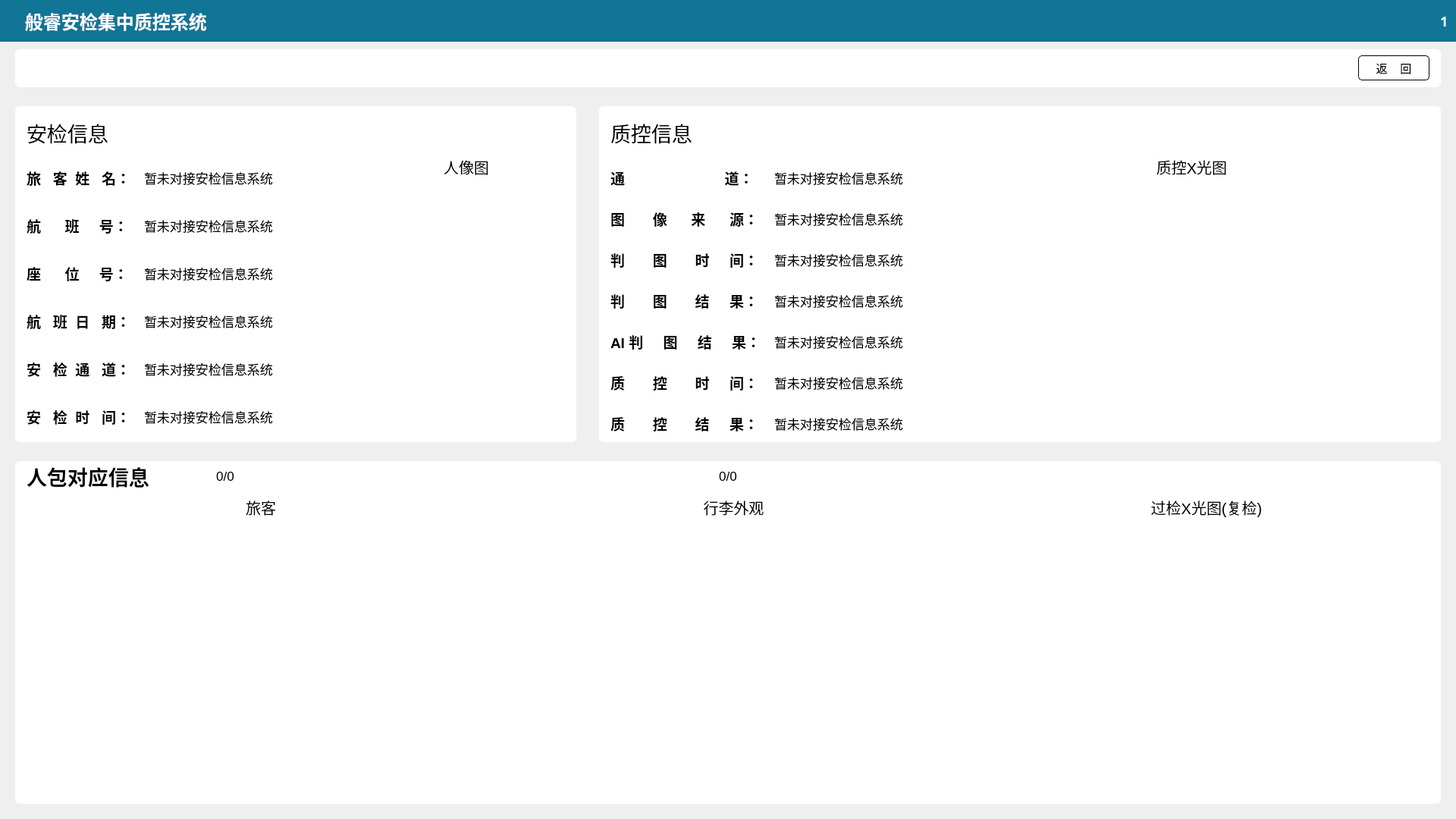
<?xml version="1.0" encoding="UTF-8"?>
<ui version="4.0">
 <class>PersonBaggageView</class>
 <widget class="QWidget" name="PersonBaggageView">
  <property name="geometry">
   <rect>
    <x>0</x>
    <y>0</y>
    <width>1920</width>
    <height>1080</height>
   </rect>
  </property>
  <property name="sizePolicy">
   <sizepolicy hsizetype="Maximum" vsizetype="Preferred">
    <horstretch>0</horstretch>
    <verstretch>0</verstretch>
   </sizepolicy>
  </property>
  <property name="windowTitle">
   <string>Form</string>
  </property>
  <property name="styleSheet">
   <string notr="true">QFrame#framePb,QFrame#frameBack,QFrame#frameCheck,QFrame#frameQuality
{
	background-color:white;
    border-radius: 6px;
}

QWidget#titleWidget
{
	background:rgb(17, 117, 149);
}

QLabel#titleLabel
{
	font-size:24px;
	font-family:&quot;Microsoft YaHei&quot;;
	color:white;
	font-weight:bold;
}

QLabel#userNameLabel
{
	font-size:18px;
	font-family:&quot;Microsoft YaHei&quot;;
	color:white;
	font-weight:bold;
}

QPushButton#backButton
{
	border: 1px solid black ;
	border-radius: 5px; 
}

QPushButton#prevPassBtn
{
	border:0px;
}

QPushButton#nextPassBtn
{
	border:0px;
}
QPushButton#prevBagBtn
{
	border:0px;
}
QPushButton#nextBagBtn
{
	border:0px;
}
QPushButton#videoBtn
{
	border:0px;
}
</string>
  </property>
  <layout class="QVBoxLayout" name="verticalLayout">
   <property name="leftMargin">
    <number>0</number>
   </property>
   <property name="topMargin">
    <number>0</number>
   </property>
   <property name="rightMargin">
    <number>0</number>
   </property>
   <property name="bottomMargin">
    <number>0</number>
   </property>
   <item>
    <layout class="QVBoxLayout" name="verticalLayout_2" stretch="0,0,1,1">
     <property name="spacing">
      <number>10</number>
     </property>
     <property name="leftMargin">
      <number>0</number>
     </property>
     <property name="bottomMargin">
      <number>0</number>
     </property>
     <item>
      <widget class="QWidget" name="titleWidget" native="true">
       <property name="sizePolicy">
        <sizepolicy hsizetype="Preferred" vsizetype="Fixed">
         <horstretch>0</horstretch>
         <verstretch>0</verstretch>
        </sizepolicy>
       </property>
       <property name="minimumSize">
        <size>
         <width>0</width>
         <height>55</height>
        </size>
       </property>
       <layout class="QHBoxLayout" name="horizontalLayout_2">
        <property name="leftMargin">
         <number>0</number>
        </property>
        <property name="topMargin">
         <number>0</number>
        </property>
        <property name="rightMargin">
         <number>10</number>
        </property>
        <property name="bottomMargin">
         <number>0</number>
        </property>
        <item>
         <widget class="QLabel" name="logoLabel">
          <property name="text">
           <string/>
          </property>
          <property name="pixmap">
           <pixmap resource="rc.qrc">:/Images/logo_small.png</pixmap>
          </property>
          <property name="scaledContents">
           <bool>false</bool>
          </property>
         </widget>
        </item>
        <item>
         <widget class="QLabel" name="titleLabel">
          <property name="text">
           <string>   般睿安检集中质控系统</string>
          </property>
         </widget>
        </item>
        <item>
         <spacer name="horizontalSpacer_back">
          <property name="orientation">
           <enum>Qt::Orientation::Horizontal</enum>
          </property>
          <property name="sizeHint" stdset="0">
           <size>
            <width>40</width>
            <height>20</height>
           </size>
          </property>
         </spacer>
        </item>
        <item>
         <widget class="QLabel" name="userLogoLable">
          <property name="text">
           <string/>
          </property>
          <property name="pixmap">
           <pixmap resource="rc.qrc">:/Images/user_icon.png</pixmap>
          </property>
         </widget>
        </item>
        <item>
         <widget class="QLabel" name="userNameLabel">
          <property name="font">
           <font>
            <family>Microsoft YaHei</family>
            <pointsize>-1</pointsize>
            <bold>true</bold>
           </font>
          </property>
          <property name="text">
           <string>1</string>
          </property>
         </widget>
        </item>
       </layout>
      </widget>
     </item>
     <item>
      <layout class="QHBoxLayout" name="horizontalLayout_back">
       <property name="leftMargin">
        <number>20</number>
       </property>
       <property name="rightMargin">
        <number>20</number>
       </property>
       <property name="bottomMargin">
        <number>0</number>
       </property>
       <item>
        <widget class="QFrame" name="frameBack">
         <property name="minimumSize">
          <size>
           <width>0</width>
           <height>50</height>
          </size>
         </property>
         <property name="frameShape">
          <enum>QFrame::Shape::StyledPanel</enum>
         </property>
         <property name="frameShadow">
          <enum>QFrame::Shadow::Raised</enum>
         </property>
         <layout class="QHBoxLayout" name="horizontalLayout_5">
          <property name="leftMargin">
           <number>20</number>
          </property>
          <property name="topMargin">
           <number>0</number>
          </property>
          <property name="rightMargin">
           <number>15</number>
          </property>
          <property name="bottomMargin">
           <number>0</number>
          </property>
          <item>
           <spacer name="horizontalSpacer">
            <property name="orientation">
             <enum>Qt::Orientation::Horizontal</enum>
            </property>
            <property name="sizeHint" stdset="0">
             <size>
              <width>1740</width>
              <height>20</height>
             </size>
            </property>
           </spacer>
          </item>
          <item>
           <widget class="QPushButton" name="backButton">
            <property name="minimumSize">
             <size>
              <width>94</width>
              <height>33</height>
             </size>
            </property>
            <property name="font">
             <font>
              <pointsize>11</pointsize>
             </font>
            </property>
            <property name="text">
             <string>返    回</string>
            </property>
           </widget>
          </item>
         </layout>
        </widget>
       </item>
      </layout>
     </item>
     <item>
      <layout class="QHBoxLayout" name="horizontalLayout" stretch="2,3">
       <property name="spacing">
        <number>30</number>
       </property>
       <property name="leftMargin">
        <number>20</number>
       </property>
       <property name="topMargin">
        <number>15</number>
       </property>
       <property name="rightMargin">
        <number>20</number>
       </property>
       <property name="bottomMargin">
        <number>15</number>
       </property>
       <item>
        <widget class="QFrame" name="frameCheck">
         <property name="sizePolicy">
          <sizepolicy hsizetype="Preferred" vsizetype="Expanding">
           <horstretch>0</horstretch>
           <verstretch>0</verstretch>
          </sizepolicy>
         </property>
         <property name="frameShape">
          <enum>QFrame::Shape::StyledPanel</enum>
         </property>
         <property name="frameShadow">
          <enum>QFrame::Shadow::Raised</enum>
         </property>
         <layout class="QVBoxLayout" name="verticalLayout_6" stretch="0,1">
          <property name="spacing">
           <number>0</number>
          </property>
          <property name="leftMargin">
           <number>15</number>
          </property>
          <property name="topMargin">
           <number>15</number>
          </property>
          <property name="rightMargin">
           <number>0</number>
          </property>
          <property name="bottomMargin">
           <number>0</number>
          </property>
          <item>
           <widget class="QLabel" name="checkTilelbl">
            <property name="font">
             <font>
              <pointsize>20</pointsize>
             </font>
            </property>
            <property name="text">
             <string>安检信息</string>
            </property>
           </widget>
          </item>
          <item>
           <layout class="QHBoxLayout" name="horizontalLayout_checkInfo" stretch="3,2">
            <property name="topMargin">
             <number>10</number>
            </property>
            <property name="rightMargin">
             <number>0</number>
            </property>
            <item>
             <layout class="QFormLayout" name="formLayout">
              <property name="fieldGrowthPolicy">
               <enum>QFormLayout::FieldGrowthPolicy::AllNonFixedFieldsGrow</enum>
              </property>
              <property name="horizontalSpacing">
               <number>12</number>
              </property>
              <property name="verticalSpacing">
               <number>34</number>
              </property>
              <property name="topMargin">
               <number>15</number>
              </property>
              <item row="0" column="0">
               <widget class="QLabel" name="passengerNamelbl">
                <property name="font">
                 <font>
                  <pointsize>14</pointsize>
                  <bold>true</bold>
                 </font>
                </property>
                <property name="text">
                 <string>旅   客  姓   名： </string>
                </property>
               </widget>
              </item>
              <item row="0" column="1">
               <widget class="QLabel" name="m_passengerName">
                <property name="font">
                 <font>
                  <pointsize>13</pointsize>
                  <bold>false</bold>
                 </font>
                </property>
                <property name="text">
                 <string>暂未对接安检信息系统</string>
                </property>
               </widget>
              </item>
              <item row="1" column="0">
               <widget class="QLabel" name="flightNolbl">
                <property name="font">
                 <font>
                  <pointsize>14</pointsize>
                  <bold>true</bold>
                 </font>
                </property>
                <property name="text">
                 <string>航      班     号：</string>
                </property>
               </widget>
              </item>
              <item row="1" column="1">
               <widget class="QLabel" name="m_flightNo">
                <property name="font">
                 <font>
                  <pointsize>13</pointsize>
                 </font>
                </property>
                <property name="text">
                 <string>暂未对接安检信息系统</string>
                </property>
               </widget>
              </item>
              <item row="2" column="0">
               <widget class="QLabel" name="seatNolbl">
                <property name="font">
                 <font>
                  <pointsize>14</pointsize>
                  <bold>true</bold>
                 </font>
                </property>
                <property name="text">
                 <string>座      位     号： </string>
                </property>
               </widget>
              </item>
              <item row="2" column="1">
               <widget class="QLabel" name="m_seatNo">
                <property name="font">
                 <font>
                  <pointsize>13</pointsize>
                 </font>
                </property>
                <property name="text">
                 <string>暂未对接安检信息系统</string>
                </property>
               </widget>
              </item>
              <item row="3" column="0">
               <widget class="QLabel" name="flightDatelbl">
                <property name="font">
                 <font>
                  <pointsize>14</pointsize>
                  <bold>true</bold>
                 </font>
                </property>
                <property name="text">
                 <string>航   班  日   期： </string>
                </property>
               </widget>
              </item>
              <item row="3" column="1">
               <widget class="QLabel" name="m_flightDate">
                <property name="font">
                 <font>
                  <pointsize>13</pointsize>
                 </font>
                </property>
                <property name="text">
                 <string>暂未对接安检信息系统</string>
                </property>
               </widget>
              </item>
              <item row="4" column="0">
               <widget class="QLabel" name="checkChannellbl">
                <property name="font">
                 <font>
                  <pointsize>14</pointsize>
                  <bold>true</bold>
                 </font>
                </property>
                <property name="text">
                 <string>安   检  通   道： </string>
                </property>
               </widget>
              </item>
              <item row="4" column="1">
               <widget class="QLabel" name="m_checkChannel">
                <property name="font">
                 <font>
                  <pointsize>13</pointsize>
                 </font>
                </property>
                <property name="text">
                 <string>暂未对接安检信息系统</string>
                </property>
               </widget>
              </item>
              <item row="5" column="0">
               <widget class="QLabel" name="checkTimelbl">
                <property name="font">
                 <font>
                  <pointsize>14</pointsize>
                  <bold>true</bold>
                 </font>
                </property>
                <property name="text">
                 <string>安   检  时   间： </string>
                </property>
               </widget>
              </item>
              <item row="5" column="1">
               <widget class="QLabel" name="m_checkTime">
                <property name="font">
                 <font>
                  <pointsize>13</pointsize>
                 </font>
                </property>
                <property name="text">
                 <string>暂未对接安检信息系统</string>
                </property>
               </widget>
              </item>
             </layout>
            </item>
            <item>
             <layout class="QVBoxLayout" name="verticalLayout_checkImg" stretch="0,0,0">
              <item>
               <widget class="QLabel" name="portraitlbl">
                <property name="font">
                 <font>
                  <pointsize>15</pointsize>
                 </font>
                </property>
                <property name="text">
                 <string>人像图</string>
                </property>
                <property name="alignment">
                 <set>Qt::AlignmentFlag::AlignCenter</set>
                </property>
               </widget>
              </item>
              <item>
               <widget class="QLabel" name="m_portrait">
                <property name="sizePolicy">
                 <sizepolicy hsizetype="MinimumExpanding" vsizetype="Fixed">
                  <horstretch>0</horstretch>
                  <verstretch>0</verstretch>
                 </sizepolicy>
                </property>
                <property name="minimumSize">
                 <size>
                  <width>0</width>
                  <height>326</height>
                 </size>
                </property>
                <property name="layoutDirection">
                 <enum>Qt::LayoutDirection::LeftToRight</enum>
                </property>
                <property name="autoFillBackground">
                 <bool>false</bool>
                </property>
                <property name="text">
                 <string/>
                </property>
                <property name="scaledContents">
                 <bool>true</bool>
                </property>
                <property name="alignment">
                 <set>Qt::AlignmentFlag::AlignCenter</set>
                </property>
                <property name="margin">
                 <number>0</number>
                </property>
               </widget>
              </item>
              <item>
               <spacer name="verticalSpacer">
                <property name="orientation">
                 <enum>Qt::Orientation::Vertical</enum>
                </property>
                <property name="sizeHint" stdset="0">
                 <size>
                  <width>20</width>
                  <height>40</height>
                 </size>
                </property>
               </spacer>
              </item>
             </layout>
            </item>
           </layout>
          </item>
         </layout>
        </widget>
       </item>
       <item>
        <widget class="QFrame" name="frameQuality">
         <property name="sizePolicy">
          <sizepolicy hsizetype="Preferred" vsizetype="Expanding">
           <horstretch>0</horstretch>
           <verstretch>0</verstretch>
          </sizepolicy>
         </property>
         <property name="frameShape">
          <enum>QFrame::Shape::StyledPanel</enum>
         </property>
         <property name="frameShadow">
          <enum>QFrame::Shadow::Raised</enum>
         </property>
         <layout class="QVBoxLayout" name="verticalLayout_8">
          <property name="spacing">
           <number>0</number>
          </property>
          <property name="leftMargin">
           <number>15</number>
          </property>
          <property name="topMargin">
           <number>15</number>
          </property>
          <property name="rightMargin">
           <number>0</number>
          </property>
          <property name="bottomMargin">
           <number>0</number>
          </property>
          <item>
           <widget class="QLabel" name="label_32">
            <property name="font">
             <font>
              <pointsize>20</pointsize>
             </font>
            </property>
            <property name="text">
             <string>质控信息</string>
            </property>
           </widget>
          </item>
          <item>
           <layout class="QHBoxLayout" name="horizontalLayout_8" stretch="2,3">
            <property name="topMargin">
             <number>10</number>
            </property>
            <property name="rightMargin">
             <number>0</number>
            </property>
            <item>
             <layout class="QFormLayout" name="formLayout_2">
              <property name="fieldGrowthPolicy">
               <enum>QFormLayout::FieldGrowthPolicy::AllNonFixedFieldsGrow</enum>
              </property>
              <property name="horizontalSpacing">
               <number>12</number>
              </property>
              <property name="verticalSpacing">
               <number>25</number>
              </property>
              <property name="topMargin">
               <number>15</number>
              </property>
              <item row="0" column="0">
               <widget class="QLabel" name="qcChannellbl">
                <property name="font">
                 <font>
                  <pointsize>14</pointsize>
                  <bold>true</bold>
                 </font>
                </property>
                <property name="text">
                 <string>通                         道： </string>
                </property>
               </widget>
              </item>
              <item row="0" column="1">
               <widget class="QLabel" name="m_qcChannel">
                <property name="font">
                 <font>
                  <pointsize>13</pointsize>
                 </font>
                </property>
                <property name="text">
                 <string>暂未对接安检信息系统</string>
                </property>
               </widget>
              </item>
              <item row="1" column="0">
               <widget class="QLabel" name="imageSourcelbl">
                <property name="font">
                 <font>
                  <pointsize>14</pointsize>
                  <bold>true</bold>
                 </font>
                </property>
                <property name="text">
                 <string>图       像      来      源： </string>
                </property>
               </widget>
              </item>
              <item row="1" column="1">
               <widget class="QLabel" name="m_imageSource">
                <property name="font">
                 <font>
                  <pointsize>13</pointsize>
                 </font>
                </property>
                <property name="text">
                 <string>暂未对接安检信息系统</string>
                </property>
               </widget>
              </item>
              <item row="2" column="0">
               <widget class="QLabel" name="judgeTimelbl">
                <property name="font">
                 <font>
                  <pointsize>14</pointsize>
                  <bold>true</bold>
                 </font>
                </property>
                <property name="text">
                 <string>判       图       时     间： </string>
                </property>
               </widget>
              </item>
              <item row="2" column="1">
               <widget class="QLabel" name="m_judgeTime">
                <property name="font">
                 <font>
                  <pointsize>13</pointsize>
                 </font>
                </property>
                <property name="text">
                 <string>暂未对接安检信息系统</string>
                </property>
               </widget>
              </item>
              <item row="3" column="0">
               <widget class="QLabel" name="judgeResultlbl">
                <property name="font">
                 <font>
                  <pointsize>14</pointsize>
                  <bold>true</bold>
                 </font>
                </property>
                <property name="text">
                 <string>判       图       结     果： </string>
                </property>
               </widget>
              </item>
              <item row="3" column="1">
               <widget class="QLabel" name="m_judgeResult">
                <property name="font">
                 <font>
                  <pointsize>13</pointsize>
                 </font>
                </property>
                <property name="text">
                 <string>暂未对接安检信息系统</string>
                </property>
               </widget>
              </item>
              <item row="4" column="0">
               <widget class="QLabel" name="aiResultlbl">
                <property name="font">
                 <font>
                  <pointsize>14</pointsize>
                  <bold>true</bold>
                 </font>
                </property>
                <property name="text">
                 <string>AI 判     图     结     果： </string>
                </property>
               </widget>
              </item>
              <item row="4" column="1">
               <widget class="QLabel" name="m_aiResult">
                <property name="font">
                 <font>
                  <pointsize>13</pointsize>
                 </font>
                </property>
                <property name="text">
                 <string>暂未对接安检信息系统</string>
                </property>
               </widget>
              </item>
              <item row="5" column="0">
               <widget class="QLabel" name="qcTimelbl">
                <property name="font">
                 <font>
                  <pointsize>14</pointsize>
                  <bold>true</bold>
                 </font>
                </property>
                <property name="text">
                 <string>质       控       时     间： </string>
                </property>
               </widget>
              </item>
              <item row="5" column="1">
               <widget class="QLabel" name="m_qcTime">
                <property name="font">
                 <font>
                  <pointsize>13</pointsize>
                 </font>
                </property>
                <property name="text">
                 <string>暂未对接安检信息系统</string>
                </property>
               </widget>
              </item>
              <item row="6" column="0">
               <widget class="QLabel" name="qcResultlbl">
                <property name="font">
                 <font>
                  <pointsize>14</pointsize>
                  <bold>true</bold>
                 </font>
                </property>
                <property name="text">
                 <string>质       控       结     果： </string>
                </property>
               </widget>
              </item>
              <item row="6" column="1">
               <widget class="QLabel" name="m_qcResult">
                <property name="font">
                 <font>
                  <pointsize>13</pointsize>
                 </font>
                </property>
                <property name="text">
                 <string>暂未对接安检信息系统</string>
                </property>
               </widget>
              </item>
             </layout>
            </item>
            <item>
             <layout class="QVBoxLayout" name="verticalLayout_7" stretch="0,0,0">
              <item>
               <widget class="QLabel" name="qcXraylbl">
                <property name="font">
                 <font>
                  <pointsize>15</pointsize>
                 </font>
                </property>
                <property name="text">
                 <string>质控X光图</string>
                </property>
                <property name="alignment">
                 <set>Qt::AlignmentFlag::AlignCenter</set>
                </property>
               </widget>
              </item>
              <item>
               <widget class="QLabel" name="m_qcXray">
                <property name="sizePolicy">
                 <sizepolicy hsizetype="MinimumExpanding" vsizetype="Fixed">
                  <horstretch>0</horstretch>
                  <verstretch>0</verstretch>
                 </sizepolicy>
                </property>
                <property name="minimumSize">
                 <size>
                  <width>0</width>
                  <height>326</height>
                 </size>
                </property>
                <property name="layoutDirection">
                 <enum>Qt::LayoutDirection::LeftToRight</enum>
                </property>
                <property name="autoFillBackground">
                 <bool>false</bool>
                </property>
                <property name="text">
                 <string/>
                </property>
                <property name="scaledContents">
                 <bool>true</bool>
                </property>
                <property name="alignment">
                 <set>Qt::AlignmentFlag::AlignCenter</set>
                </property>
                <property name="margin">
                 <number>0</number>
                </property>
               </widget>
              </item>
              <item>
               <spacer name="verticalSpacer_2">
                <property name="orientation">
                 <enum>Qt::Orientation::Vertical</enum>
                </property>
                <property name="sizeHint" stdset="0">
                 <size>
                  <width>20</width>
                  <height>40</height>
                 </size>
                </property>
               </spacer>
              </item>
             </layout>
            </item>
           </layout>
          </item>
         </layout>
        </widget>
       </item>
      </layout>
     </item>
     <item>
      <layout class="QVBoxLayout" name="verticalLayout_Pb">
       <property name="leftMargin">
        <number>20</number>
       </property>
       <property name="topMargin">
        <number>0</number>
       </property>
       <property name="rightMargin">
        <number>20</number>
       </property>
       <property name="bottomMargin">
        <number>20</number>
       </property>
       <item>
        <widget class="QFrame" name="framePb">
         <property name="frameShape">
          <enum>QFrame::Shape::StyledPanel</enum>
         </property>
         <property name="frameShadow">
          <enum>QFrame::Shadow::Raised</enum>
         </property>
         <layout class="QVBoxLayout" name="verticalLayout_4" stretch="7,40">
          <property name="leftMargin">
           <number>15</number>
          </property>
          <property name="topMargin">
           <number>0</number>
          </property>
          <property name="rightMargin">
           <number>0</number>
          </property>
          <property name="bottomMargin">
           <number>0</number>
          </property>
          <item>
           <layout class="QHBoxLayout" name="horizontalLayout_3" stretch="1,1,1">
            <property name="topMargin">
             <number>0</number>
            </property>
            <property name="rightMargin">
             <number>15</number>
            </property>
            <item>
             <layout class="QHBoxLayout" name="horizontalLayout_7">
              <property name="leftMargin">
               <number>0</number>
              </property>
              <property name="rightMargin">
               <number>10</number>
              </property>
              <item>
               <widget class="QLabel" name="label_39">
                <property name="font">
                 <font>
                  <pointsize>20</pointsize>
                  <bold>true</bold>
                 </font>
                </property>
                <property name="text">
                 <string>人包对应信息    </string>
                </property>
               </widget>
              </item>
              <item>
               <widget class="QPushButton" name="prevPassBtn">
                <property name="sizePolicy">
                 <sizepolicy hsizetype="Preferred" vsizetype="Preferred">
                  <horstretch>0</horstretch>
                  <verstretch>0</verstretch>
                 </sizepolicy>
                </property>
                <property name="minimumSize">
                 <size>
                  <width>46</width>
                  <height>27</height>
                 </size>
                </property>
                <property name="maximumSize">
                 <size>
                  <width>46</width>
                  <height>27</height>
                 </size>
                </property>
                <property name="text">
                 <string/>
                </property>
                <property name="icon">
                 <iconset resource="rc.qrc">
                  <normaloff>:/Images/btn_prev_new.png</normaloff>:/Images/btn_prev_new.png</iconset>
                </property>
                <property name="iconSize">
                 <size>
                  <width>46</width>
                  <height>27</height>
                 </size>
                </property>
               </widget>
              </item>
              <item>
               <widget class="QLabel" name="label_52">
                <property name="font">
                 <font>
                  <pointsize>13</pointsize>
                 </font>
                </property>
                <property name="text">
                 <string>0/0</string>
                </property>
                <property name="alignment">
                 <set>Qt::AlignmentFlag::AlignCenter</set>
                </property>
                <property name="margin">
                 <number>5</number>
                </property>
               </widget>
              </item>
              <item>
               <widget class="QPushButton" name="nextPassBtn">
                <property name="sizePolicy">
                 <sizepolicy hsizetype="Preferred" vsizetype="Preferred">
                  <horstretch>0</horstretch>
                  <verstretch>0</verstretch>
                 </sizepolicy>
                </property>
                <property name="minimumSize">
                 <size>
                  <width>46</width>
                  <height>27</height>
                 </size>
                </property>
                <property name="maximumSize">
                 <size>
                  <width>46</width>
                  <height>27</height>
                 </size>
                </property>
                <property name="text">
                 <string/>
                </property>
                <property name="icon">
                 <iconset resource="rc.qrc">
                  <normaloff>:/Images/btn_next_new.png</normaloff>:/Images/btn_next_new.png</iconset>
                </property>
                <property name="iconSize">
                 <size>
                  <width>46</width>
                  <height>27</height>
                 </size>
                </property>
               </widget>
              </item>
              <item>
               <spacer name="horizontalSpacer_5">
                <property name="orientation">
                 <enum>Qt::Orientation::Horizontal</enum>
                </property>
                <property name="sizeHint" stdset="0">
                 <size>
                  <width>40</width>
                  <height>20</height>
                 </size>
                </property>
               </spacer>
              </item>
             </layout>
            </item>
            <item>
             <layout class="QHBoxLayout" name="horizontalLayout_9">
              <property name="leftMargin">
               <number>10</number>
              </property>
              <property name="rightMargin">
               <number>10</number>
              </property>
              <item>
               <spacer name="horizontalSpacer_2">
                <property name="orientation">
                 <enum>Qt::Orientation::Horizontal</enum>
                </property>
                <property name="sizeHint" stdset="0">
                 <size>
                  <width>40</width>
                  <height>20</height>
                 </size>
                </property>
               </spacer>
              </item>
              <item>
               <widget class="QPushButton" name="prevBagBtn">
                <property name="sizePolicy">
                 <sizepolicy hsizetype="Preferred" vsizetype="Preferred">
                  <horstretch>0</horstretch>
                  <verstretch>0</verstretch>
                 </sizepolicy>
                </property>
                <property name="minimumSize">
                 <size>
                  <width>46</width>
                  <height>27</height>
                 </size>
                </property>
                <property name="maximumSize">
                 <size>
                  <width>46</width>
                  <height>27</height>
                 </size>
                </property>
                <property name="text">
                 <string/>
                </property>
                <property name="icon">
                 <iconset resource="rc.qrc">
                  <normaloff>:/Images/btn_prev_new.png</normaloff>:/Images/btn_prev_new.png</iconset>
                </property>
                <property name="iconSize">
                 <size>
                  <width>46</width>
                  <height>27</height>
                 </size>
                </property>
               </widget>
              </item>
              <item>
               <widget class="QLabel" name="label_55">
                <property name="font">
                 <font>
                  <pointsize>13</pointsize>
                 </font>
                </property>
                <property name="text">
                 <string>0/0</string>
                </property>
                <property name="alignment">
                 <set>Qt::AlignmentFlag::AlignCenter</set>
                </property>
                <property name="margin">
                 <number>5</number>
                </property>
               </widget>
              </item>
              <item>
               <widget class="QPushButton" name="nextBagBtn">
                <property name="sizePolicy">
                 <sizepolicy hsizetype="Preferred" vsizetype="Preferred">
                  <horstretch>0</horstretch>
                  <verstretch>0</verstretch>
                 </sizepolicy>
                </property>
                <property name="minimumSize">
                 <size>
                  <width>46</width>
                  <height>27</height>
                 </size>
                </property>
                <property name="maximumSize">
                 <size>
                  <width>46</width>
                  <height>27</height>
                 </size>
                </property>
                <property name="text">
                 <string/>
                </property>
                <property name="icon">
                 <iconset resource="rc.qrc">
                  <normaloff>:/Images/btn_next_new.png</normaloff>:/Images/btn_next_new.png</iconset>
                </property>
                <property name="iconSize">
                 <size>
                  <width>46</width>
                  <height>27</height>
                 </size>
                </property>
               </widget>
              </item>
              <item>
               <spacer name="horizontalSpacer_4">
                <property name="orientation">
                 <enum>Qt::Orientation::Horizontal</enum>
                </property>
                <property name="sizeHint" stdset="0">
                 <size>
                  <width>40</width>
                  <height>20</height>
                 </size>
                </property>
               </spacer>
              </item>
             </layout>
            </item>
            <item>
             <layout class="QHBoxLayout" name="horizontalLayout_10">
              <property name="topMargin">
               <number>5</number>
              </property>
              <property name="rightMargin">
               <number>0</number>
              </property>
              <item>
               <spacer name="horizontalSpacer_6">
                <property name="orientation">
                 <enum>Qt::Orientation::Horizontal</enum>
                </property>
                <property name="sizeHint" stdset="0">
                 <size>
                  <width>40</width>
                  <height>20</height>
                 </size>
                </property>
               </spacer>
              </item>
              <item>
               <widget class="QPushButton" name="videoBtn">
                <property name="sizePolicy">
                 <sizepolicy hsizetype="Preferred" vsizetype="Preferred">
                  <horstretch>0</horstretch>
                  <verstretch>0</verstretch>
                 </sizepolicy>
                </property>
                <property name="minimumSize">
                 <size>
                  <width>34</width>
                  <height>34</height>
                 </size>
                </property>
                <property name="maximumSize">
                 <size>
                  <width>34</width>
                  <height>34</height>
                 </size>
                </property>
                <property name="autoFillBackground">
                 <bool>false</bool>
                </property>
                <property name="text">
                 <string/>
                </property>
                <property name="icon">
                 <iconset resource="rc.qrc">
                  <normaloff>:/Images/video_new.png</normaloff>:/Images/video_new.png</iconset>
                </property>
                <property name="iconSize">
                 <size>
                  <width>34</width>
                  <height>34</height>
                 </size>
                </property>
               </widget>
              </item>
             </layout>
            </item>
           </layout>
          </item>
          <item>
           <layout class="QHBoxLayout" name="horizontalLayout_4">
            <property name="rightMargin">
             <number>0</number>
            </property>
            <item>
             <layout class="QVBoxLayout" name="verticalLayout_9" stretch="0,1">
              <item>
               <widget class="QLabel" name="passenagerLabel">
                <property name="font">
                 <font>
                  <pointsize>15</pointsize>
                 </font>
                </property>
                <property name="text">
                 <string>旅客</string>
                </property>
                <property name="alignment">
                 <set>Qt::AlignmentFlag::AlignCenter</set>
                </property>
               </widget>
              </item>
              <item>
               <widget class="QLabel" name="m_passenagerImg">
                <property name="sizePolicy">
                 <sizepolicy hsizetype="Preferred" vsizetype="Preferred">
                  <horstretch>0</horstretch>
                  <verstretch>0</verstretch>
                 </sizepolicy>
                </property>
                <property name="text">
                 <string/>
                </property>
                <property name="scaledContents">
                 <bool>false</bool>
                </property>
                <property name="alignment">
                 <set>Qt::AlignmentFlag::AlignCenter</set>
                </property>
               </widget>
              </item>
             </layout>
            </item>
            <item>
             <layout class="QVBoxLayout" name="verticalLayout_10" stretch="0,1">
              <item>
               <widget class="QLabel" name="bagAppearanceLabel">
                <property name="font">
                 <font>
                  <pointsize>15</pointsize>
                 </font>
                </property>
                <property name="text">
                 <string>行李外观</string>
                </property>
                <property name="alignment">
                 <set>Qt::AlignmentFlag::AlignCenter</set>
                </property>
               </widget>
              </item>
              <item>
               <widget class="QLabel" name="m_bagAppearance">
                <property name="text">
                 <string/>
                </property>
                <property name="alignment">
                 <set>Qt::AlignmentFlag::AlignCenter</set>
                </property>
               </widget>
              </item>
             </layout>
            </item>
            <item>
             <layout class="QVBoxLayout" name="verticalLayout_11" stretch="0,1">
              <item>
               <widget class="QLabel" name="xrayLabel">
                <property name="font">
                 <font>
                  <pointsize>15</pointsize>
                 </font>
                </property>
                <property name="text">
                 <string>过检X光图(复检)</string>
                </property>
                <property name="alignment">
                 <set>Qt::AlignmentFlag::AlignCenter</set>
                </property>
               </widget>
              </item>
              <item>
               <widget class="QLabel" name="m_bagXray">
                <property name="text">
                 <string/>
                </property>
                <property name="alignment">
                 <set>Qt::AlignmentFlag::AlignCenter</set>
                </property>
               </widget>
              </item>
             </layout>
            </item>
           </layout>
          </item>
         </layout>
        </widget>
       </item>
      </layout>
     </item>
    </layout>
   </item>
  </layout>
 </widget>
 <resources>
  <include location="rc.qrc"/>
 </resources>
 <connections/>
</ui>
